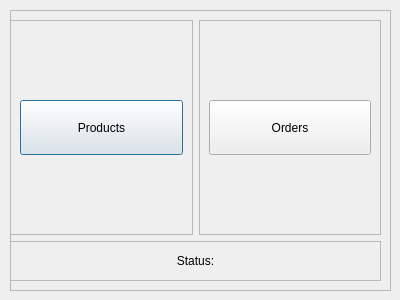
<?xml version="1.0" encoding="UTF-8"?>
<ui version="4.0">
 <class>AdminDialog</class>
 <widget class="QDialog" name="AdminDialog">
  <property name="geometry">
   <rect>
    <x>0</x>
    <y>0</y>
    <width>400</width>
    <height>300</height>
   </rect>
  </property>
  <property name="windowTitle">
   <string>Dialog</string>
  </property>
  <widget class="QFrame" name="frame">
   <property name="geometry">
    <rect>
     <x>10</x>
     <y>10</y>
     <width>381</width>
     <height>281</height>
    </rect>
   </property>
   <property name="frameShape">
    <enum>QFrame::StyledPanel</enum>
   </property>
   <property name="frameShadow">
    <enum>QFrame::Raised</enum>
   </property>
   <widget class="QWidget" name="layoutWidget">
    <property name="geometry">
     <rect>
      <x>0</x>
      <y>10</y>
      <width>371</width>
      <height>261</height>
     </rect>
    </property>
    <layout class="QVBoxLayout" name="verticalLayout">
     <item>
      <layout class="QHBoxLayout" name="horizontalLayout">
       <item>
        <widget class="QFrame" name="frame_2">
         <property name="frameShape">
          <enum>QFrame::StyledPanel</enum>
         </property>
         <property name="frameShadow">
          <enum>QFrame::Raised</enum>
         </property>
         <layout class="QHBoxLayout" name="horizontalLayout_2">
          <item>
           <widget class="QPushButton" name="Produit_button">
            <property name="minimumSize">
             <size>
              <width>0</width>
              <height>55</height>
             </size>
            </property>
            <property name="text">
             <string>Products</string>
            </property>
            <property name="icon">
             <iconset resource="Icons.qrc">
              <normaloff>:/new/Icons/Icons/coffee.svg</normaloff>:/new/Icons/Icons/coffee.svg</iconset>
            </property>
           </widget>
          </item>
         </layout>
        </widget>
       </item>
       <item>
        <widget class="QFrame" name="frame_3">
         <property name="frameShape">
          <enum>QFrame::StyledPanel</enum>
         </property>
         <property name="frameShadow">
          <enum>QFrame::Raised</enum>
         </property>
         <layout class="QHBoxLayout" name="horizontalLayout_3">
          <item>
           <widget class="QPushButton" name="Commandes_button">
            <property name="minimumSize">
             <size>
              <width>0</width>
              <height>55</height>
             </size>
            </property>
            <property name="text">
             <string>Orders</string>
            </property>
            <property name="icon">
             <iconset resource="Icons.qrc">
              <normaloff>:/new/Icons/Icons/truck.svg</normaloff>:/new/Icons/Icons/truck.svg</iconset>
            </property>
           </widget>
          </item>
         </layout>
        </widget>
       </item>
      </layout>
     </item>
     <item>
      <widget class="QFrame" name="frame_4">
       <property name="maximumSize">
        <size>
         <width>16777215</width>
         <height>40</height>
        </size>
       </property>
       <property name="frameShape">
        <enum>QFrame::StyledPanel</enum>
       </property>
       <property name="frameShadow">
        <enum>QFrame::Raised</enum>
       </property>
       <layout class="QHBoxLayout" name="horizontalLayout_4">
        <item>
         <widget class="QLabel" name="label">
          <property name="text">
           <string>Status:</string>
          </property>
          <property name="alignment">
           <set>Qt::AlignCenter</set>
          </property>
         </widget>
        </item>
       </layout>
      </widget>
     </item>
    </layout>
   </widget>
  </widget>
 </widget>
 <resources>
  <include location="Icons.qrc"/>
 </resources>
 <connections/>
</ui>
